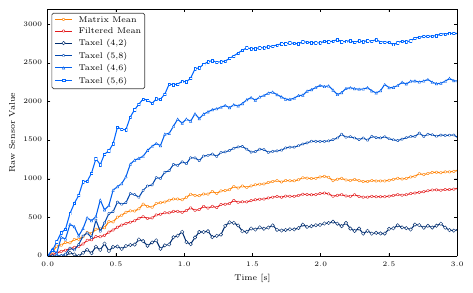

Generate this figure with Python:
# -*- coding: utf-8 -*-

# Load configuration file before pyplot
import os, sys
config_path = os.path.abspath('../matplotlib/')
sys.path.append(config_path)
import configuration as config

# Library path
import os, sys
print("CWD: " + os.getcwd() )
lib_path = os.path.abspath('../../lib')
sys.path.append(lib_path)

import matplotlib.pyplot as plt
import numpy as np

import framemanager_python
# Force reloading of external library (convenient during active development)
reload(framemanager_python)


def load_data_average(filename, matrixID):
    profileName = os.path.abspath(filename)
    frameManager = framemanager_python.FrameManagerWrapper()
    frameManager.load_profile(profileName);
    frameManager.set_filter_none()
    averages = frameManager.get_average_matrix_list(matrixID)
    timestamps = frameManager.get_tsframe_timestamp_list()
    timestamps = (timestamps-timestamps[0]) / 1000.0 # Relative timestamps in seconds
    return timestamps, averages
 
def load_smoothed(filename, matrixID):
    profileName = os.path.abspath(filename)
    frameManager = framemanager_python.FrameManagerWrapper()
    frameManager.load_profile(profileName);
    frameManager.set_filter_gaussian(1, 0.85)
    y = frameManager.get_average_matrix_list(matrixID)
    #y = frameManager.get_max_matrix_list(matrixID)
    
    timestamps = frameManager.get_tsframe_timestamp_list()
    timestamps = (timestamps-timestamps[0]) / 1000.0 # Relative timestamps in seconds
    return timestamps, y

   
def load_data_taxel(filename, matrixID, x, y):
    profileName = os.path.abspath(filename)
    frameManager = framemanager_python.FrameManagerWrapper()
    frameManager.load_profile(profileName);
    texel = frameManager.get_texel_list(matrixID, x, y)
    timestamps = frameManager.get_tsframe_timestamp_list()
    timestamps = (timestamps-timestamps[0]) / 1000.0 # Relative timestamps in seconds
    return timestamps, texel

def find_nearest_idx(array, value):
    idx = (np.abs(array-value)).argmin()
    return idx





# Load Data
matrixID = 2

x,y = load_data_average("calibration_test_1000_3cm_cropped.dsa", matrixID)
x_s,y_s = load_smoothed("calibration_test_1000_3cm_cropped.dsa", matrixID)
x1,y1 = load_data_taxel("calibration_test_1000_3cm_cropped.dsa", matrixID, 4, 9)
x2,y2 = load_data_taxel("calibration_test_1000_3cm_cropped.dsa", matrixID, 5, 8)
x3,y3 = load_data_taxel("calibration_test_1000_3cm_cropped.dsa", matrixID, 4, 6)
x4,y4 = load_data_taxel("calibration_test_1000_3cm_cropped.dsa", matrixID, 5, 6)

# Trim data
start_idx = max(np.argmax(y!=0)-1, 0) # Index of first non-zero value (or 0)
start_time = x[start_idx]
duration = 4.1
stop_idx = find_nearest_idx(x, x[start_idx]+duration) 
#stop_idx = y.shape[0]

# TODO:
# Autodetect duration and/or stop_idx

x = x[start_idx:stop_idx]-start_time
y = y[start_idx:stop_idx]
x_s = x_s[start_idx:stop_idx]-start_time
y_s = y_s[start_idx:stop_idx]
#N = x.shape[0]

x1 = x1[start_idx:stop_idx]-start_time
y1 = y1[start_idx:stop_idx]
x2 = x2[start_idx:stop_idx]-start_time
y2 = y2[start_idx:stop_idx]
x3 = x3[start_idx:stop_idx]-start_time
y3 = y3[start_idx:stop_idx]
x4 = x4[start_idx:stop_idx]-start_time
y4 = y4[start_idx:stop_idx]

############
# Plotting
###########

brewer_red = [0.89411765, 0.10196078, 0.10980392]
brewer_blue = [0.21568627, 0.49411765, 0.72156863]
brewer_green = [0.30196078, 0.68627451, 0.29019608]

myred = [0.8392156862745098, 0.1568627450980392, 0.1568627450980392]

'''
# Custom categorical colors
colors = [(0.8392156862745098, 0.1568627450980392, 0.1568627450980392), # Red
          (0.0, 0.17647058823529413, 0.4392156862745098),               # Blue 1
          (1.0, 0.5, 0.0),                                              # Orange 1
          (0.3411764705882353, 0.4549019607843137, 0.6274509803921569), # Blue 2
          (1.0, 0.6666666666666666, 0.3411764705882353),                # Orange 2
          (0.6705882352941176, 0.7254901960784313, 0.8117647058823529), # Blue 3
          (1.0, 0.8313725490196079, 0.6705882352941176),                # Orange 3
          (0.5, 0.5, 0.5)]                                              # Gray
'''

'''
bmap = brewer2mpl.get_map('Spectral', 'diverging', 8)
colors = bmap.mpl_colors
colors = colors[::-1] # Reverse order
'''

'''
colors = [(0.8392156862745098, 0.1568627450980392, 0.1568627450980392), # Red
           config.UIBK_blue,
           config.brighten(config.UIBK_blue, 0.25),
           config.brighten(config.UIBK_blue, 0.5),
           config.brighten(config.UIBK_blue, 0.75)]
'''

colors = [ config.UIBK_orange, 
           config.UIBK_blue,
           config.brighten(config.UIBK_blue, 0.25),
           config.brighten(config.UIBK_blue, 0.5),
           config.brighten(config.UIBK_blue, 0.75)]
           
           

text_width = 6.30045 # LaTeX text width in inches
golden_ratio = (1 + np.sqrt(5) ) / 2.0

size_factor = 0.75
figure_width = size_factor*text_width
figure_height = (figure_width / golden_ratio)
#figure_height = (text_width / golden_ratio) # height is golden ratio to page width

#figure_height = 1.3 * figure_width
figure_size = [figure_width, figure_height]

config.load_config_small()
    
fig, axes = plt.subplots(nrows=1, ncols=1, sharex=False, sharey=False, squeeze=True, figsize=figure_size, dpi=100)
ax = axes



ax.plot(x, y, linewidth=0.75, color=colors[0], linestyle="-", zorder=1, label='Matrix Mean',
        marker='o', markeredgewidth=0.3, markersize=1.75, markeredgecolor=colors[0], markerfacecolor=[1.0, 1.0, 1.0], alpha=1.0)
        
ax.plot(x_s, y_s, linewidth=0.75, color=brewer_red, linestyle="-", zorder=1, label='Filtered Mean',
        marker='o', markeredgewidth=0.3, markersize=1.75, markeredgecolor=brewer_red, markerfacecolor=[1.0, 1.0, 1.0], alpha=1.0)

ax.plot(x1, y1, linewidth=0.75, color=colors[1], linestyle="-", zorder=1, label='Taxel (4,2)',
        marker='D', markeredgewidth=0.3, markersize=1.75, markeredgecolor=colors[1], markerfacecolor=[1.0, 1.0, 1.0], alpha=1.0)

ax.plot(x2, y2, linewidth=0.75, color=colors[2], linestyle="-", zorder=1, label='Taxel (5,8)',
        marker='p', markeredgewidth=0.3, markersize=1.75, markeredgecolor=colors[2], markerfacecolor=[1.0, 1.0, 1.0], alpha=1.0)

ax.plot(x3, y3, linewidth=0.75, color=colors[3], linestyle="-", zorder=1, label='Taxel (4,6)',
        marker='^', markeredgewidth=0.3, markersize=1.75, markeredgecolor=colors[3], markerfacecolor=[1.0, 1.0, 1.0], alpha=1.0)

ax.plot(x4, y4, linewidth=0.75, color=colors[4], linestyle="-", zorder=1, label='Taxel (5,6)',
        marker='s', markeredgewidth=0.3, markersize=1.75, markeredgecolor=colors[4], markerfacecolor=[1.0, 1.0, 1.0], alpha=1.0)


ax.set_xlim([0, 3])
#ax.set_ylim([0, 850])
ax.set_ylim([0, 3200])
#ax.set_ylim([0, 1.1*ys2.max()])


# Legend
ax.legend(loc = 'upper left', fancybox=True, shadow=False, framealpha=0.75)
ax.set_xlabel("Time [s]")
ax.set_ylabel("Raw Sensor Value", rotation=90)

fig.tight_layout()
#plt.show() 

plotname = "calibration_test"
fig.savefig(plotname+".pdf", pad_inches=0, dpi=fig.dpi) # pdf
fig.savefig(plotname+".pgf", pad_inches=0, dpi=fig.dpi) # pgf
